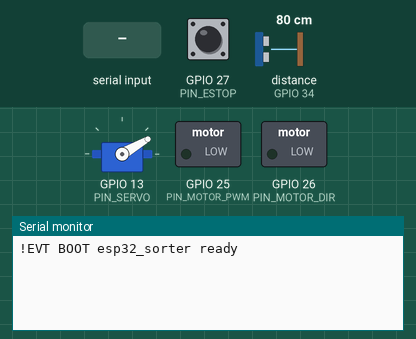
Recording of a sketch running on a simulated ESP32. On the bench: servo, switched loads named in the sketch (green lamp = pin HIGH), the last lines printed to the serial monitor. Inputs (shaded band) come from the test bench; at power-on: GPIO 27 (PIN_ESTOP) HIGH, distance to the obstacle (sensor on GPIO 34) 80 cm. The echo pulse lasts 58.3 µs per cm; pins used as bus, display or sensor lines are not drawn.

Above: at 1.4 s.
1.5 s: GPIO 27 (PIN_ESTOP) pulled LOW for 0.15 s
At 2.7 s:
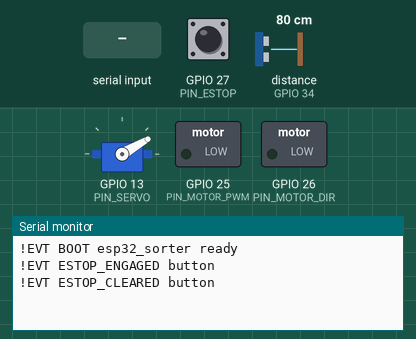
3.1 s: "# 45\n" received over Serial
At 4.4 s:
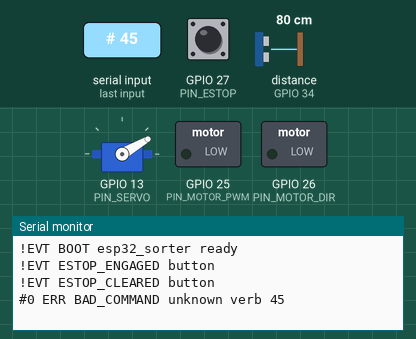

The sketch:

esp32_sorter.ino
```cpp
/*
 * esp32_sorter -- device side of the sorting protocol.
 *
 * Implements the same line protocol as hardware/protocol.py, which is the
 * contract between this sketch and the Python system. If you change a
 * message here, change it there; the tests in tests/test_hardware.py hold
 * the host side to it.
 *
 *     host -> board    #<seq> <VERB> [args]
 *     board -> host    #<seq> OK [detail]
 *                      #<seq> ERR <code> [detail]
 *                      !EVT <NAME> [detail]
 *
 * Three rules this sketch follows, and each matters more than it looks:
 *
 * 1. ALWAYS echo the sequence number you were given. The host discards any
 *    reply whose sequence does not match what it is waiting for. Reply with
 *    the wrong number and your ACK is thrown away; reply with none and every
 *    command times out.
 *
 * 2. Only answer OK once the servo has actually ARRIVED. Answering when the
 *    command is accepted rather than completed is the classic mistake -- the
 *    host then believes an item was diverted while the arm is still moving,
 *    and the next item goes into the wrong bin.
 *
 * 3. The emergency stop cuts motor power in HARDWARE. The check below is a
 *    second line of defence, not the first. Never rely on firmware alone to
 *    stop a machine that can hurt someone.
 *
 * Board: ESP32 dev module. Libraries: ESP32Servo.
 */

#include <ESP32Servo.h>

// ---------------------------------------------------------------------------
//  PINS -- yours to change. These are placeholders, not a wiring diagram.
// ---------------------------------------------------------------------------
const int PIN_SERVO      = 13;   // diverter servo signal
const int PIN_MOTOR_PWM  = 25;   // conveyor motor driver enable (PWM)
const int PIN_MOTOR_DIR  = 26;   // conveyor motor driver direction
const int PIN_ESTOP      = 27;   // emergency stop, active LOW, INPUT_PULLUP
const int PIN_ECHO       = 34;   // HC-SR04 echo   (bin level, optional)
const int PIN_TRIG       = 33;   // HC-SR04 trigger

// ---------------------------------------------------------------------------
//  MECHANISM
// ---------------------------------------------------------------------------
const unsigned long SERVO_SETTLE_MS = 350;   // measure this on your rig
const int  MOTOR_SPEED   = 180;              // 0-255 PWM duty
const unsigned long BIN_REPORT_MS = 5000;    // how often to report bin level

Servo diverter;
bool conveyorRunning = false;
bool estopEngaged    = false;
int  lastAngle       = -1;
unsigned long lastBinReport = 0;

String inputLine;

// ---------------------------------------------------------------------------
//  Bin -> servo angle. These MUST match hardware.bin_angles in config.yaml.
//  Two sources of truth is a known hazard here; if they drift, items go to
//  the wrong bin and nothing reports an error. Change them together.
// ---------------------------------------------------------------------------
struct BinAngle { const char* name; int angle; };
const BinAngle BIN_ANGLES[] = {
  {"RECYCLING",     30},
  {"ORGANIC",       60},
  {"E_WASTE",       90},
  {"HAZARDOUS",    120},
  {"REJECT",       150},
  {"MANUAL_CHECK", 180},
};
const int BIN_COUNT = sizeof(BIN_ANGLES) / sizeof(BIN_ANGLES[0]);

int angleFor(const String& name) {
  for (int i = 0; i < BIN_COUNT; i++) {
    if (name.equals(BIN_ANGLES[i].name)) return BIN_ANGLES[i].angle;
  }
  return -1;
}

// ---------------------------------------------------------------------------
//  Replies
// ---------------------------------------------------------------------------
void replyOk(long seq, const String& detail) {
  Serial.print('#'); Serial.print(seq); Serial.print(" OK");
  if (detail.length()) { Serial.print(' '); Serial.print(detail); }
  Serial.print('\n');
}

void replyErr(long seq, const char* code, const String& detail) {
  Serial.print('#'); Serial.print(seq); Serial.print(" ERR "); Serial.print(code);
  if (detail.length()) { Serial.print(' '); Serial.print(detail); }
  Serial.print('\n');
}

void sendEvent(const char* name, const String& detail) {
  Serial.print("!EVT "); Serial.print(name);
  if (detail.length()) { Serial.print(' '); Serial.print(detail); }
  Serial.print('\n');
}

// ---------------------------------------------------------------------------
//  Actuators
// ---------------------------------------------------------------------------
void motorOn()  { digitalWrite(PIN_MOTOR_DIR, HIGH); analogWrite(PIN_MOTOR_PWM, MOTOR_SPEED); conveyorRunning = true;  }
void motorOff() { analogWrite(PIN_MOTOR_PWM, 0);                                              conveyorRunning = false; }

// Returns true once the arm has arrived. Blocking is acceptable here: this
// board does one thing, and the host is waiting for exactly this answer.
bool moveDiverter(int angle) {
  diverter.write(angle);
  delay(SERVO_SETTLE_MS);
  lastAngle = angle;
  // With a feedback servo or an endstop, verify the position HERE and return
  // false if it did not arrive -- that is what makes ERR JAM meaningful
  // rather than decorative. Without feedback this is optimistic, and the
  // host's retry-then-hold logic is the only safety net.
  return true;
}

// ---------------------------------------------------------------------------
//  Command handling
// ---------------------------------------------------------------------------
void handleCommand(const String& line) {
  if (!line.startsWith("#")) return;                 // not for us

  int firstSpace = line.indexOf(' ');
  if (firstSpace < 0) return;

  long seq = line.substring(1, firstSpace).toInt();
  String rest = line.substring(firstSpace + 1);
  rest.trim();

  int argSpace = rest.indexOf(' ');
  String verb = (argSpace < 0) ? rest : rest.substring(0, argSpace);
  String arg  = (argSpace < 0) ? ""   : rest.substring(argSpace + 1);
  arg.trim();

  // PING, STATUS and STOP stay answerable during an emergency stop: the host
  // needs to be able to ask what is going on, and STOP is never unsafe.
  if (estopEngaged && verb != "PING" && verb != "STATUS" && verb != "STOP") {
    replyErr(seq, "ESTOP", "emergency stop engaged");
    return;
  }

  if (verb == "PING") {
    replyOk(seq, "pong");

  } else if (verb == "STATUS") {
    String s = "running=" + String(conveyorRunning ? 1 : 0)
             + " estop="  + String(estopEngaged ? 1 : 0)
             + " angle="  + String(lastAngle);
    replyOk(seq, s);

  } else if (verb == "START") {
    motorOn();
    replyOk(seq, "motor on");

  } else if (verb == "STOP") {
    motorOff();
    replyOk(seq, "motor off");

  } else if (verb == "HOLD") {
    if (!arg.length()) { replyErr(seq, "BAD_COMMAND", "HOLD needs an item id"); return; }
    motorOff();
    replyOk(seq, "holding " + arg);

  } else if (verb == "SORT") {
    if (!arg.length()) { replyErr(seq, "BAD_COMMAND", "SORT needs a bin"); return; }
    int angle = angleFor(arg);
    if (angle < 0) {
      replyErr(seq, "UNKNOWN_BIN", "no angle configured for " + arg);
      return;
    }
    if (!moveDiverter(angle)) {
      replyErr(seq, "JAM", "diverter did not reach " + String(angle) + "deg");
      return;
    }
    replyOk(seq, "angle=" + String(angle));

  } else {
    replyErr(seq, "BAD_COMMAND", "unknown verb " + verb);
  }
}

// ---------------------------------------------------------------------------
//  Sensors
// ---------------------------------------------------------------------------
void checkEstop() {
  bool pressed = (digitalRead(PIN_ESTOP) == LOW);    // active LOW
  if (pressed && !estopEngaged) {
    estopEngaged = true;
    motorOff();
    sendEvent("ESTOP_ENGAGED", "button");
  } else if (!pressed && estopEngaged) {
    estopEngaged = false;
    // The belt is deliberately NOT restarted here. Clearing an emergency stop
    // must never start a machine on its own -- an operator restarts it.
    sendEvent("ESTOP_CLEARED", "button");
  }
}

long readDistanceCm() {
  digitalWrite(PIN_TRIG, LOW);  delayMicroseconds(2);
  digitalWrite(PIN_TRIG, HIGH); delayMicroseconds(10);
  digitalWrite(PIN_TRIG, LOW);
  long duration = pulseIn(PIN_ECHO, HIGH, 30000);    // 30 ms ceiling
  if (duration == 0) return -1;                      // nothing in range
  return duration / 58;
}

void reportBinLevel() {
  if (millis() - lastBinReport < BIN_REPORT_MS) return;
  lastBinReport = millis();

  const long EMPTY_CM = 40;                          // sensor to empty floor
  long distance = readDistanceCm();
  if (distance < 0) return;

  long percent = 100 - (distance * 100 / EMPTY_CM);
  percent = constrain(percent, 0, 100);
  sendEvent("BIN_LEVEL", "RECYCLING " + String(percent));
}

// ---------------------------------------------------------------------------
void setup() {
  Serial.begin(115200);

  pinMode(PIN_MOTOR_PWM, OUTPUT);
  pinMode(PIN_MOTOR_DIR, OUTPUT);
  pinMode(PIN_ESTOP, INPUT_PULLUP);
  pinMode(PIN_TRIG, OUTPUT);
  pinMode(PIN_ECHO, INPUT);

  diverter.attach(PIN_SERVO);
  diverter.write(BIN_ANGLES[0].angle);
  lastAngle = BIN_ANGLES[0].angle;
  motorOff();

  delay(200);
  sendEvent("BOOT", "esp32_sorter ready");
}

void loop() {
  checkEstop();
  reportBinLevel();

  while (Serial.available()) {
    char c = (char) Serial.read();
    if (c == '\n') {
      inputLine.trim();
      if (inputLine.length()) handleCommand(inputLine);
      inputLine = "";
    } else if (c != '\r' && inputLine.length() < 120) {
      inputLine += c;
    }
  }
}
```

Measured:
- after the input at 1.5 s, the serial monitor: prints a new line at once (image 1)
- after the input at 3.1 s, the serial monitor: prints a new line at once (image 2)
